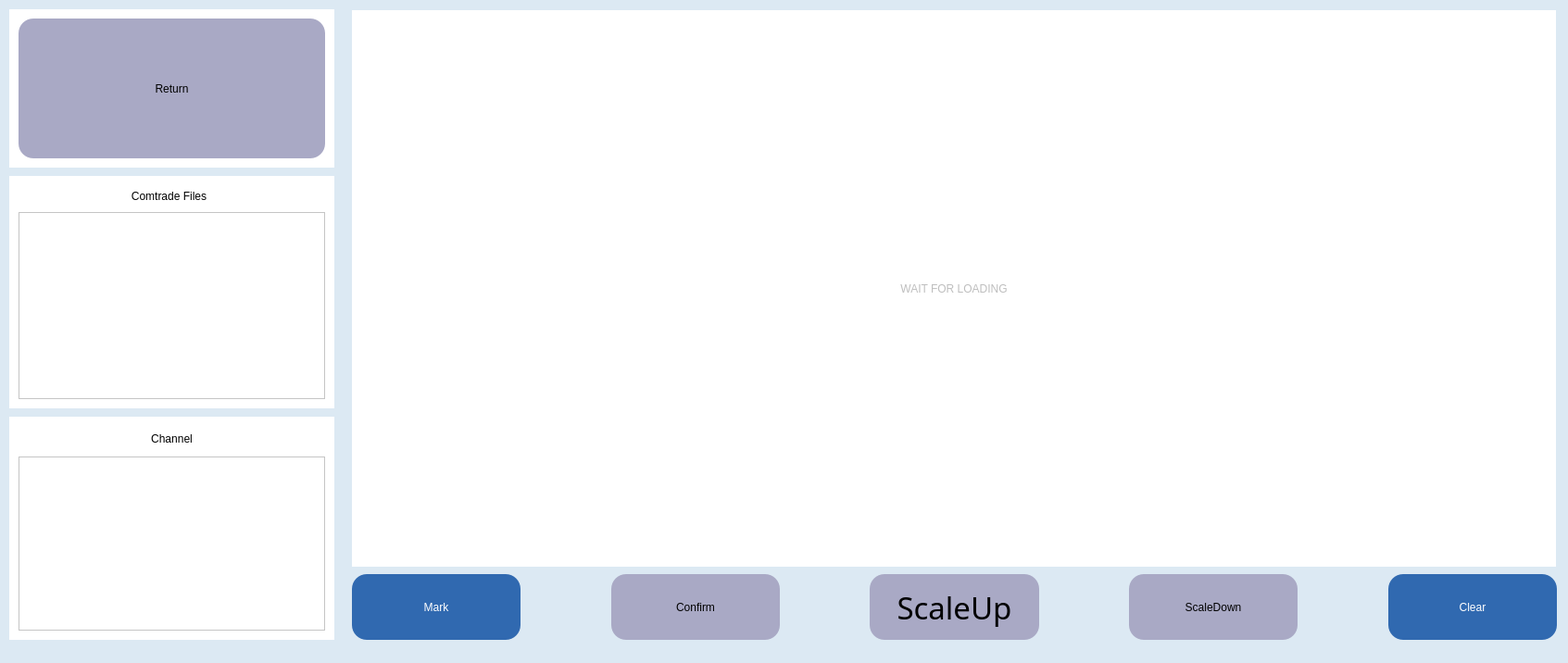
<?xml version="1.0" encoding="UTF-8"?>
<ui version="4.0">
 <class>main</class>
 <widget class="QMainWindow" name="main">
  <property name="geometry">
   <rect>
    <x>0</x>
    <y>0</y>
    <width>1693</width>
    <height>716</height>
   </rect>
  </property>
  <property name="sizePolicy">
   <sizepolicy hsizetype="Expanding" vsizetype="Preferred">
    <horstretch>0</horstretch>
    <verstretch>0</verstretch>
   </sizepolicy>
  </property>
  <property name="windowTitle">
   <string>LabelSIG</string>
  </property>
  <property name="layoutDirection">
   <enum>Qt::LeftToRight</enum>
  </property>
  <property name="styleSheet">
   <string notr="true">background-color: rgb(220, 233, 243);</string>
  </property>
  <widget class="QWidget" name="centralwidget">
   <property name="styleSheet">
    <string notr="true"/>
   </property>
   <widget class="QLabel" name="label_located">
    <property name="geometry">
     <rect>
      <x>380</x>
      <y>11</y>
      <width>1300</width>
      <height>601</height>
     </rect>
    </property>
    <property name="autoFillBackground">
     <bool>false</bool>
    </property>
    <property name="styleSheet">
     <string notr="true">background-color: rgb(255, 255, 255);
color: rgb(190, 190, 190);
font: 48pt &quot;Bahnschrift Condensed&quot;;</string>
    </property>
    <property name="text">
     <string>WAIT FOR LOADING</string>
    </property>
    <property name="alignment">
     <set>Qt::AlignCenter</set>
    </property>
   </widget>
   <widget class="QWidget" name="widget_3" native="true">
    <property name="geometry">
     <rect>
      <x>10</x>
      <y>450</y>
      <width>351</width>
      <height>241</height>
     </rect>
    </property>
    <property name="styleSheet">
     <string notr="true">background-color: rgb(255, 255, 255);</string>
    </property>
    <widget class="QWidget" name="layoutWidget">
     <property name="geometry">
      <rect>
       <x>10</x>
       <y>10</y>
       <width>331</width>
       <height>221</height>
      </rect>
     </property>
     <layout class="QGridLayout" name="gridLayout_6">
      <item row="0" column="0">
       <widget class="QLabel" name="label_name_cfg_4">
        <property name="sizePolicy">
         <sizepolicy hsizetype="Expanding" vsizetype="Expanding">
          <horstretch>0</horstretch>
          <verstretch>2</verstretch>
         </sizepolicy>
        </property>
        <property name="styleSheet">
         <string notr="true">font: 15pt &quot;Bahnschrift Condensed&quot;;</string>
        </property>
        <property name="text">
         <string>Channel</string>
        </property>
        <property name="alignment">
         <set>Qt::AlignCenter</set>
        </property>
       </widget>
      </item>
      <item row="1" column="0">
       <widget class="QListWidget" name="lw_channel">
        <property name="sizePolicy">
         <sizepolicy hsizetype="Expanding" vsizetype="Expanding">
          <horstretch>0</horstretch>
          <verstretch>14</verstretch>
         </sizepolicy>
        </property>
        <property name="styleSheet">
         <string notr="true">QListWidget {border:none;};
font: 16pt 'Bahnschrift Condensed';
    </string>
        </property>
       </widget>
      </item>
     </layout>
    </widget>
   </widget>
   <widget class="QWidget" name="widget_4" native="true">
    <property name="geometry">
     <rect>
      <x>10</x>
      <y>190</y>
      <width>351</width>
      <height>251</height>
     </rect>
    </property>
    <property name="styleSheet">
     <string notr="true">background-color: rgb(255, 255, 255);</string>
    </property>
    <widget class="QWidget" name="layoutWidget">
     <property name="geometry">
      <rect>
       <x>10</x>
       <y>10</y>
       <width>331</width>
       <height>231</height>
      </rect>
     </property>
     <layout class="QGridLayout" name="gridLayout_7">
      <item row="0" column="0">
       <widget class="QLabel" name="label_name_cfg_5">
        <property name="sizePolicy">
         <sizepolicy hsizetype="Expanding" vsizetype="Expanding">
          <horstretch>0</horstretch>
          <verstretch>2</verstretch>
         </sizepolicy>
        </property>
        <property name="styleSheet">
         <string notr="true">font: 15pt &quot;Bahnschrift Condensed&quot;;</string>
        </property>
        <property name="text">
         <string>Comtrade Files</string>
        </property>
        <property name="alignment">
         <set>Qt::AlignCenter</set>
        </property>
       </widget>
      </item>
      <item row="1" column="0" colspan="2">
       <widget class="QListWidget" name="lw_comtrade">
        <property name="sizePolicy">
         <sizepolicy hsizetype="Expanding" vsizetype="Expanding">
          <horstretch>0</horstretch>
          <verstretch>18</verstretch>
         </sizepolicy>
        </property>
        <property name="styleSheet">
         <string notr="true">QListWidget {border:none;};
font: 20pt 'Bahnschrift Condensed';
    </string>
        </property>
       </widget>
      </item>
     </layout>
    </widget>
   </widget>
   <widget class="QWidget" name="layoutWidget">
    <property name="geometry">
     <rect>
      <x>380</x>
      <y>620</y>
      <width>1301</width>
      <height>71</height>
     </rect>
    </property>
    <layout class="QGridLayout" name="gridLayout" columnstretch="2,1,2,1,2,1,2,1,2">
     <property name="sizeConstraint">
      <enum>QLayout::SetNoConstraint</enum>
     </property>
     <item row="0" column="1">
      <spacer name="horizontalSpacer_6">
       <property name="orientation">
        <enum>Qt::Horizontal</enum>
       </property>
       <property name="sizeHint" stdset="0">
        <size>
         <width>40</width>
         <height>20</height>
        </size>
       </property>
      </spacer>
     </item>
     <item row="0" column="4">
      <widget class="QPushButton" name="button_scale_up">
       <property name="sizePolicy">
        <sizepolicy hsizetype="Expanding" vsizetype="Expanding">
         <horstretch>0</horstretch>
         <verstretch>0</verstretch>
        </sizepolicy>
       </property>
       <property name="font">
        <font>
         <family>Bahnschrift Condensed</family>
         <pointsize>25</pointsize>
         <weight>50</weight>
         <italic>false</italic>
         <bold>false</bold>
        </font>
       </property>
       <property name="styleSheet">
        <string notr="true">color: rgb(0, 0, 0);
background-color: rgb(169, 169, 197);border-radius: 16px;
font: 25pt &quot;Bahnschrift Condensed&quot;;</string>
       </property>
       <property name="text">
        <string>ScaleUp</string>
       </property>
      </widget>
     </item>
     <item row="0" column="2">
      <widget class="QPushButton" name="button_confirm">
       <property name="sizePolicy">
        <sizepolicy hsizetype="Expanding" vsizetype="Expanding">
         <horstretch>0</horstretch>
         <verstretch>0</verstretch>
        </sizepolicy>
       </property>
       <property name="styleSheet">
        <string notr="true">color: rgb(0, 0, 0);
font: 25pt &quot;Bahnschrift Condensed&quot;;
background-color: rgb(169, 169, 197);border-radius: 16px;</string>
       </property>
       <property name="text">
        <string>Confirm</string>
       </property>
      </widget>
     </item>
     <item row="0" column="6">
      <widget class="QPushButton" name="button_scale_down">
       <property name="sizePolicy">
        <sizepolicy hsizetype="Expanding" vsizetype="Expanding">
         <horstretch>0</horstretch>
         <verstretch>0</verstretch>
        </sizepolicy>
       </property>
       <property name="styleSheet">
        <string notr="true">color: rgb(0, 0, 0);
background-color: rgb(169, 169, 197);border-radius: 16px;
font: 25pt &quot;Bahnschrift Condensed&quot;;</string>
       </property>
       <property name="text">
        <string>ScaleDown</string>
       </property>
      </widget>
     </item>
     <item row="0" column="8">
      <widget class="QPushButton" name="button_clear">
       <property name="sizePolicy">
        <sizepolicy hsizetype="Expanding" vsizetype="Expanding">
         <horstretch>0</horstretch>
         <verstretch>0</verstretch>
        </sizepolicy>
       </property>
       <property name="styleSheet">
        <string notr="true">color: rgb(255, 255, 255);
font: 25pt &quot;Bahnschrift Condensed&quot;;
background-color: rgb(48, 105, 176);border-radius: 16px;</string>
       </property>
       <property name="text">
        <string>Clear</string>
       </property>
      </widget>
     </item>
     <item row="0" column="5">
      <spacer name="horizontalSpacer_5">
       <property name="orientation">
        <enum>Qt::Horizontal</enum>
       </property>
       <property name="sizeHint" stdset="0">
        <size>
         <width>40</width>
         <height>20</height>
        </size>
       </property>
      </spacer>
     </item>
     <item row="0" column="0">
      <widget class="QPushButton" name="button_mark">
       <property name="sizePolicy">
        <sizepolicy hsizetype="Expanding" vsizetype="Expanding">
         <horstretch>0</horstretch>
         <verstretch>0</verstretch>
        </sizepolicy>
       </property>
       <property name="styleSheet">
        <string notr="true">color: rgb(255, 255, 255);
font: 25pt &quot;Bahnschrift Condensed&quot;;
background-color: rgb(48, 105, 176);border-radius: 16px;</string>
       </property>
       <property name="text">
        <string>Mark</string>
       </property>
      </widget>
     </item>
     <item row="0" column="3">
      <spacer name="horizontalSpacer_3">
       <property name="orientation">
        <enum>Qt::Horizontal</enum>
       </property>
       <property name="sizeHint" stdset="0">
        <size>
         <width>40</width>
         <height>20</height>
        </size>
       </property>
      </spacer>
     </item>
     <item row="0" column="7">
      <spacer name="horizontalSpacer_4">
       <property name="orientation">
        <enum>Qt::Horizontal</enum>
       </property>
       <property name="sizeHint" stdset="0">
        <size>
         <width>40</width>
         <height>20</height>
        </size>
       </property>
      </spacer>
     </item>
    </layout>
   </widget>
   <widget class="QWidget" name="widget_6" native="true">
    <property name="geometry">
     <rect>
      <x>10</x>
      <y>10</y>
      <width>351</width>
      <height>171</height>
     </rect>
    </property>
    <property name="styleSheet">
     <string notr="true">background-color: rgb(255, 255, 255);</string>
    </property>
    <widget class="QWidget" name="layoutWidget_3">
     <property name="geometry">
      <rect>
       <x>10</x>
       <y>10</y>
       <width>331</width>
       <height>151</height>
      </rect>
     </property>
     <layout class="QGridLayout" name="gridLayout_9">
      <item row="0" column="0">
       <widget class="QPushButton" name="button_return">
        <property name="sizePolicy">
         <sizepolicy hsizetype="Expanding" vsizetype="Expanding">
          <horstretch>0</horstretch>
          <verstretch>0</verstretch>
         </sizepolicy>
        </property>
        <property name="styleSheet">
         <string notr="true">color: rgb(0, 0, 0);
font: 25pt &quot;Bahnschrift Condensed&quot;;
background-color: rgb(169, 169, 197);border-radius: 16px;</string>
        </property>
        <property name="text">
         <string>Return</string>
        </property>
       </widget>
      </item>
     </layout>
    </widget>
   </widget>
   <zorder>layoutWidget</zorder>
   <zorder>label_located</zorder>
   <zorder>widget_3</zorder>
   <zorder>widget_4</zorder>
   <zorder>widget_6</zorder>
  </widget>
  <widget class="QStatusBar" name="statusBar"/>
  <action name="actionAdd">
   <property name="text">
    <string>Edit</string>
   </property>
  </action>
  <action name="actionDel">
   <property name="text">
    <string>Del</string>
   </property>
  </action>
 </widget>
 <resources/>
 <connections/>
</ui>
